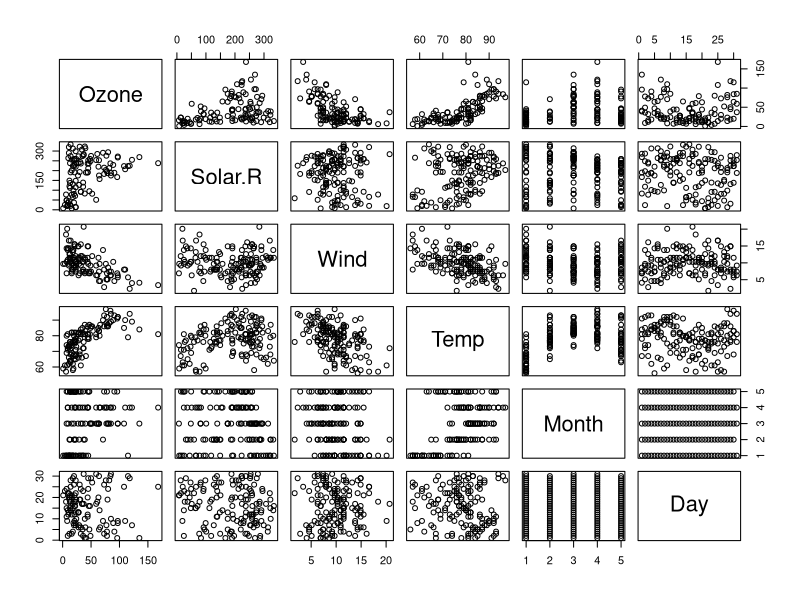
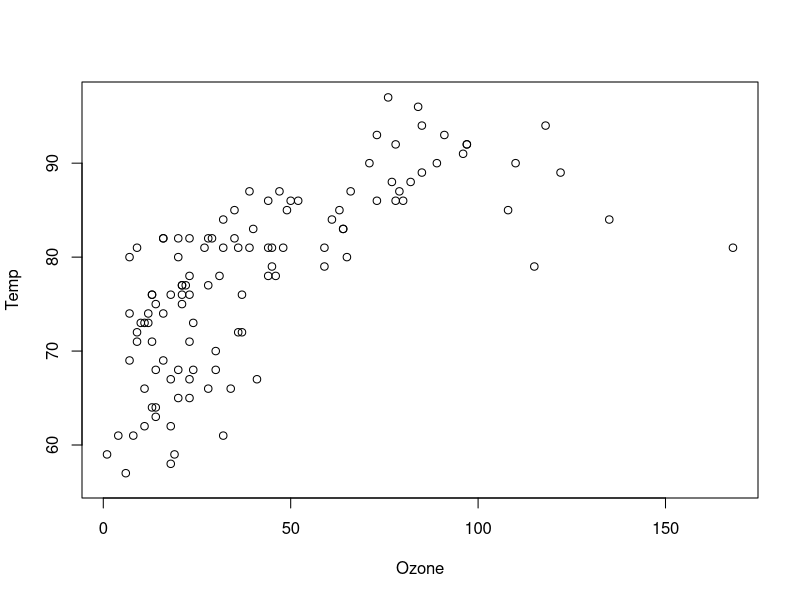
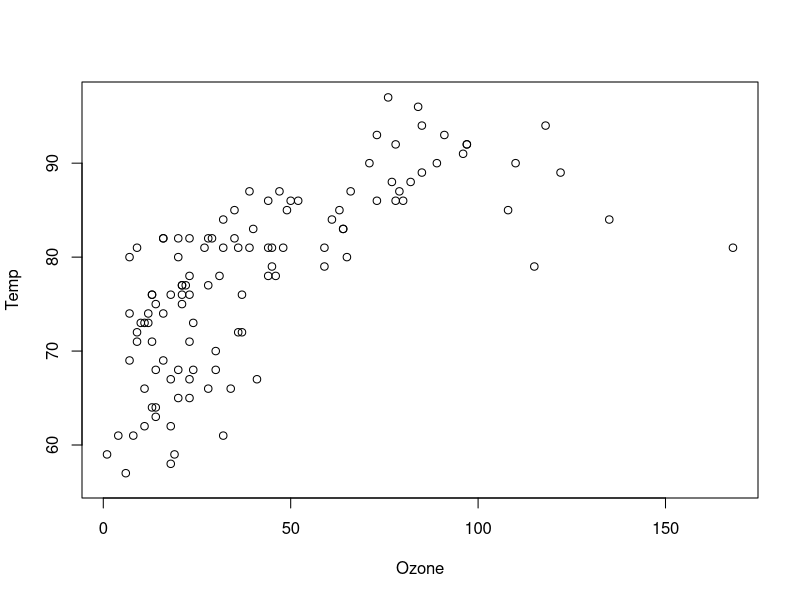
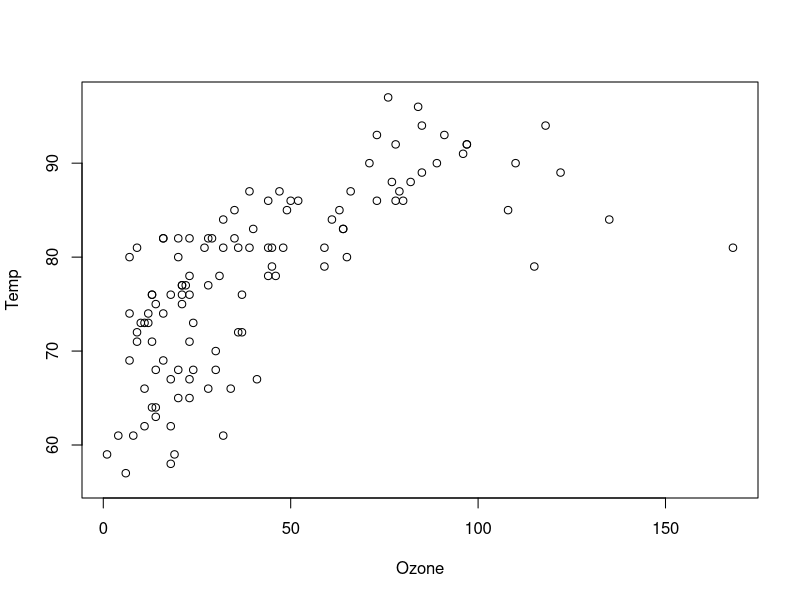

Reproduce these figures in R, in order.
## ---- chunk 1
knitr::opts_chunk$set(echo = TRUE)
## ---- chunk 2
# Let us use a dataset that is availabe within base R

data_to_clean <- airquality

# We will start by exploring this data set in order to know various attributes about it. For instance
# how many rows and columns does it have, what are the names of the columns and what are their data types.

# Number of columns and rows
length(data_to_clean)
ncol(data_to_clean)

length(data_to_clean[,1])
nrow(data_to_clean)

dim(data_to_clean)

# Names of columns
names(data_to_clean)
## ---- chunk 3

# Structure of dataframe
str(data_to_clean)

dplyr::glimpse(data_to_clean)

## ---- chunk 4
 
class(data_to_clean)

class(data_to_clean$Wind)
class(data_to_clean$Month)

## ---- chunk 5
# Note that month has been categorised as type integer. We would like this to be factor or categorical.

data_to_clean$Month <- as.factor(data_to_clean$Month)
class(data_to_clean$Month)

## ---- chunk 6
levels(data_to_clean$Month) # To see the levels. Notice that they are not stored as integers but as string

levels(data_to_clean$Month) <- list(May = "5", June="6", July="7", August="8", September = "9")
levels(data_to_clean$Month)
## ---- chunk 7
# We may want to know the number of observation per category of a variable. In our instance use could use Month.
xtabs(~data_to_clean$Month, data = data_to_clean)

# To present this data into a data frame simply...
as.data.frame(xtabs(~data_to_clean$Month, data = data_to_clean))
## ---- chunk 8
plot(data_to_clean)
## ---- chunk 9

attach(data_to_clean) # Fun tip: When using one data set it can be convenient to store the variables in working memory so that you don't have to use '$' all through. Remember to detach() to remove it from working memory.

plot(Ozone, Temp)
## ---- chunk 10
attach(data_to_clean)
plot(Ozone, Temp)
outlier_index <- identify(data_to_clean$Ozone, data_to_clean$Temp) # This allows you to click on points of interest on a plot and store their index.

# Click the outliers and once done click FINISH.
# The points will be indicated by their index values.
# To label the points with other values, for instance, the month
plot(Ozone, Temp)
outlier_index <- identify(Ozone, Temp, labels = Month, plot=TRUE)

# Dealing with outliers is beyond the scope of this lab session. :-)

# paste(as.character(Date), "_", as.character(Month))
detach(data_to_clean)

## ---- chunk 11

summary(data_to_clean)


## ---- chunk 12
1+NA

mean(data_to_clean$Ozone)
## ---- chunk 13
mean(data_to_clean$Ozone, na.rm = TRUE)
